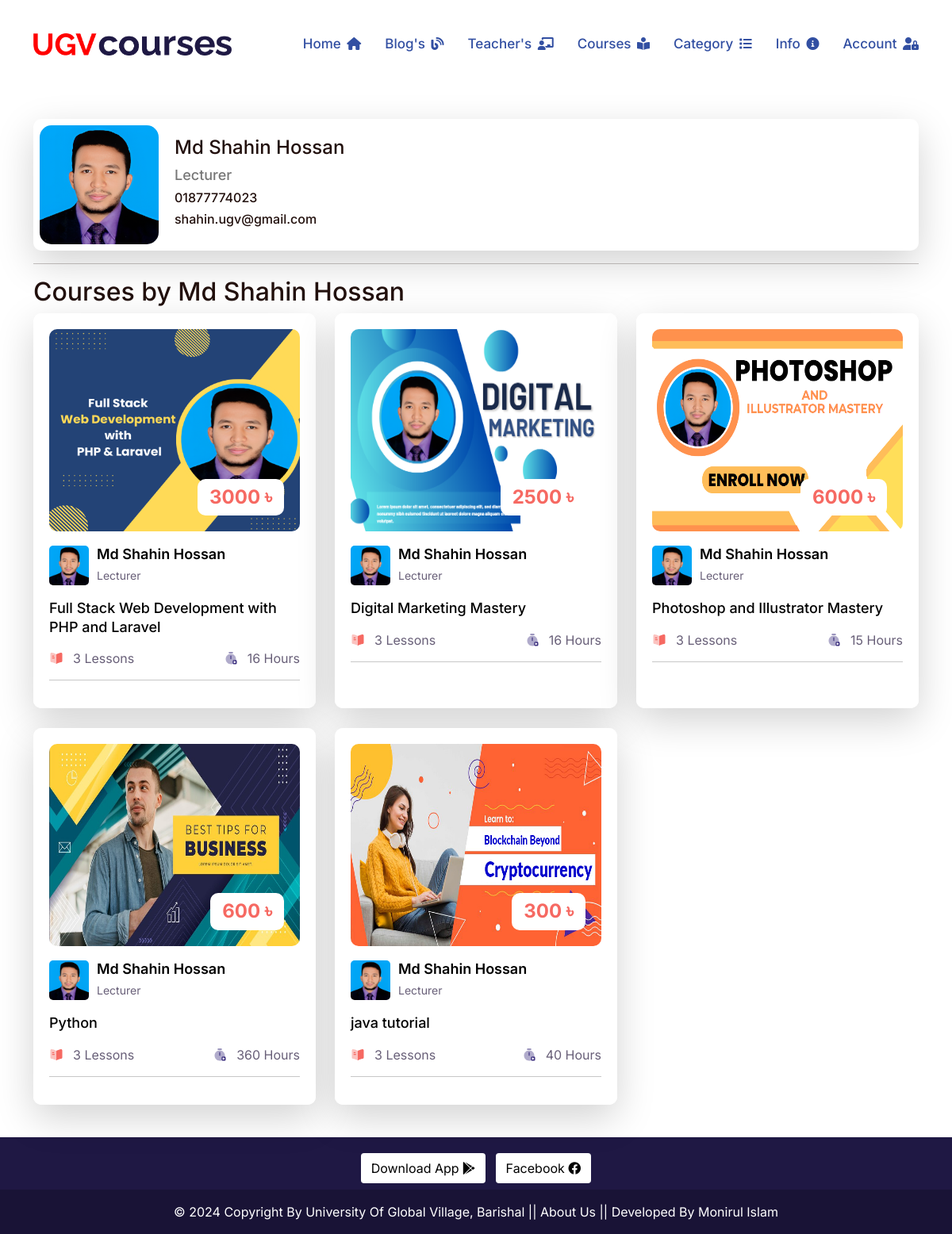
The page /author_details/md-shahin-hossan/ on the database its author committed.
### lms/models.py (models this page shows, shortened)
class SiteInfo(models.Model):
    site_name = models.CharField(max_length=50)
    site_logo = models.ImageField(
        upload_to="site_logo/",
        validators=[FileExtensionValidator(allowed_extensions=['png','jpeg','jpg'])]
        )
    phone_regex = RegexValidator(
        regex=r'^\+?1?\d{9,15}$',
        message="Phone number must be entered in the format: '+088'. Up to 15 digits allowed."
    )
    phone = models.CharField(validators=[phone_regex], max_length=15)

class Author(models.Model):
    name = models.CharField(max_length=100, unique=True)
    image = models.ImageField(
        upload_to='author_images/',
        validators=[FileExtensionValidator(allowed_extensions=['jpg', 'jpeg', 'png'])]
        )
    designation = models.CharField(max_length=150)
    phone_regex = RegexValidator(
        regex=r'^\+?1?\d{9,15}$',  # Example regex for international phone numbers
        message="Phone number must be entered in the format: '+880 1XXX NNNNNN'. Up to 15 digits allowed."
    )
    phone_number = models.CharField(validators=[phone_regex], max_length=16, blank=True, null=True)
    email =models.EmailField(max_length=50)
    slug = models.SlugField(null=True, blank=True)

class Course(models.Model):
    ADVANCED = 'Advanced'
    INTERMEDIATE = 'Intermediate'
    BASIC = 'Basic'
    SKILL_CHOICES = [
        (ADVANCED,'Advanced'),
        (INTERMEDIATE,'Intermediate'),
        ( BASIC ,'Basic'),
    ]
    BANGLA = 'Bangla'
    ENGLISH = 'English'
    LANGUAGE_CHOOSE = [
        (BANGLA ,'Bangla'),
        (ENGLISH ,'English'),
    ]
    author = models.ForeignKey(Author, related_name='course_author', on_delete=models.CASCADE)
    category = models.ForeignKey(Category, related_name='course_category', on_delete=models.CASCADE)
    title = models.CharField(max_length=300, unique=True)
    slug = models.SlugField( max_length=350, null=True, blank=True)
    duration = models.PositiveIntegerField(default=0)
    skill_level = models.CharField(max_length=50, choices=SKILL_CHOICES, default=BASIC)
    language = models.CharField(max_length=20, choices=LANGUAGE_CHOOSE, default=BANGLA)
    course_details = RichTextField()
    banner = models.ImageField(
        upload_to='courses_banner/',
        validators=[FileExtensionValidator(allowed_extensions=['jpg', 'jpeg', 'png'])]
        )
    price = models.PositiveIntegerField(default=0)
    created_date = models.DateTimeField(auto_now_add=True)

### lms/views.py (the view)
# urls.py: path('author_details/<slug:author_slug>/', author_details, name='author_details'),
def author_details(request, author_slug):
    author = get_object_or_404(Author, slug=author_slug)
    courses = author.course_author.all()
    context = {
        'author': author,
        'courses': courses,
    }
    return render(request, 'author_details.html', context)

### lms/context_processors.py (called while the page is built)
def get_all_categories(request):
    categories = Category.objects.all()
    category_counts = []
    for category in categories:
        course_count = Course.objects.filter(category=category).count()
        if course_count > 0:  # Only include non-empty categories
            category_counts.append({'category': category, 'course_count': course_count})
    context = {
        "categories":categories,
        "category_counts": category_counts,
    }
    return context

def siteinfo(request):
    siteinfo = SiteInfo.objects.all()
    context ={
        'siteinfo': siteinfo,
    }
    return context

### templates/author_details.html (shortened to what this page needs)
{% extends 'base.html' %}
{% load static %}
{% block content %}
<div class="container">
    <div class="author-profile shadow-lg p-2 " style="border-radius: 10px;">
        <div>
            <img src="{{ author.image.url }}" alt="{{ author.name }} Image">
        </div>
        <div class="author-details">
            <h1 style="font-size: 24px; margin-bottom: 10px;">{{ author.name }}</h1>
            <h6 style="font-size: 18px; color: #777;">{{ author.designation }}</h6>
            <h6>{{ author.phone_number }}</h6>
            <h6>{{ author.email }} </h6>
        </div>
    </div>
    <hr>
    {% if courses %}
        <h2>Courses by {{ author.name }}</h2>
        <div class="row">
            {% for course in courses %}
            {% include 'course_card.html' %}
            {% endfor %}
        </div>
    {% else %}
        <p>No courses available by {{ author.name }}</p>
    {% endif %}
</div>
{% endblock content %}

### templates/header.html (shortened to what this page needs)
{% load static %}
  <header class="header header-two">
    <div class="header-fixed">
      <nav class="navbar navbar-expand-lg header-nav scroll-sticky">
        <div class="container">
          <div class="navbar-header">
            {% for site in siteinfo %}
            <a href="{% url 'home' %}" class="navbar-brand logo ">
              <img  src="{{site.site_logo.url}}" class="myimg" alt="Logo" />
            </a>
            {% endfor %}
          </div>
          <div class="main-menu-wrapper">
            <ul class="main-nav">
              <li>
                <a href="{% url 'home' %}">Home <i class="fa-solid fa-house" style="font-size: 16px;"></i></a>
              </li>
              <li><a href="http://192.168.225.31:8000/">Blog's <i class="fa-solid fa-blog" style="font-size: 16px;"></i></a></li>
              <li>
                <a href="{% url 'author_list' %}">Teacher's <i class="fas fa-chalkboard-teacher" style="font-size: 16px;"></i></a>
              </li>
              <li >
                <a href="{% url 'courses' %}">Courses <i class="fa-solid fa-book-open-reader" style="font-size: 16px;"></i></a>
              </li>
              <li class="has-submenu menu-effect" >
                <a href="javascript:void(0)">Category <i class="fa-solid fa-list" style="font-size: 16px;"></i></a>
              </li>
              <li class="has-submenu menu-effect">
                <a href="javascript:void(0)">Info <i class="fa-solid fa-circle-info" style="font-size: 16px;"></i></a>
              </li>
              {% if request.user.is_authenticated %}
              <li class="has-submenu menu-effect">
                <a href="javascript:void(0)"> {{request.user.username}}<i class="fa-solid fa-circle-chevron-down" style="font-size: 16px;"></i></a>
                <ul class="submenu">
                  <li><a href="{% url 'dashboard' %}"><i class="fa fa-shopping-cart" aria-hidden="true"></i> Enrolled Courses</a></li>
                  <li><a href="{% url 'wishlist' %}"><i class="fa fa-bookmark"></i> Wishlist Courses</a></li>
                  <li><a href="{% url 'custom_logout' %}"><i class="fa fa-sign-out" aria-hidden="true"></i> Logout</a></li>
                </ul>
              </li>
              {% else %}
              <li class="has-submenu menu-effect">
                <a href="javascript:void(0)">Account <i class="fa-solid fa-user-lock" style="font-size: 16px;"></i></a>
              </li>
              {% endif %}
            </ul>
          </div>
        </div>
      </nav>
    </div>
  </header>

### templates/course_card.html (shortened to what this page needs)
{% load static %}
<div class="col-lg-4 col-md-6 d-flex ">
    <div class="course-box d-flex aos shadow-lg" data-aos="fade-up">
      <div class="product">
        <div class="product-img">
          <a href="{% url 'course_details' course.slug %}">
            <img
              class="img-fluid"
              style="width: 380px; height: 255px;"
              alt="{{course.title}}"
              src="{{course.banner.url}}"
            />
          </a>
          <div class="price">
            <h3>{{ course.price|default:"Free" }} &#2547;</h3>
          </div>
        </div>
        <div class="product-content">
          <div class="course-group d-flex">
            <div class="course-group-img d-flex">
                {% if course.author.slug %}
                    <a href="{% url 'author_details' course.author.slug %}">
                        <img src="{{ course.author.image.url }}" alt="{{ course.author.name }}" class="img-fluid" />
                    </a>
                    <div class="course-name">
                        <h4>
                            <a href="{% url 'author_details' course.author.slug %}">{{ course.author.name }}</a>
                        </h4>
                        <p>{{ course.author.designation }}</p>
                    </div>
                {% endif %}
            </div>
        </div>
          <h3 class="title instructor-text">
            <a href="{% url 'course_details' course.slug %}"
              >{{course.title}}</a
            >
          </h3>
          <div class="course-info d-flex align-items-center">
            <div class="rating-img d-flex align-items-center">
              <img
                src="{% static 'assets/img/icon/icon-01.svg' %}"
                alt
              />
              <p>{{course.videos.all.count }} Lessons</p>
            </div>
            <div class="course-view d-flex align-items-center">
              <img
                src="{% static 'assets/img/icon/icon-02.svg' %}"
                alt
              />
              <p>{{course.duration}} Hours</p>
            </div>
          </div>
        </div>
      </div>
    </div>
</div>

### lms/static/assets/css/custom.css (style rules this page uses)
.price { min-width: 64px !important; padding: 9px 15px; }
.myimg { max-width: 250px !important; }
.author-details { flex-grow: 1; }

### templates/author_details.html (style rules this page uses)
.author-profile { display: flex; align-items: center; justify-content: center; margin-top: 150px; }
.author-profile img { width: 150px; height: 150px; border-radius: 10%; margin-right: 20px; }
.author-details { flex-grow: 1; }

### rows shown on the page
SiteInfo: site_logo (picture)
Author: image (picture), name "Md Shahin Hossan", designation "Lecturer", phone_number "01877774023", email "shahin.ugv@gmail.com"
Course: banner (picture), price "3000", author.image (picture), author.name "Md Shahin Hossan", author.designation "Lecturer", title "Full Stack Web Development with PHP and Laravel", videos.all.count "3", duration "16"
Course: banner (picture), price "2500", author.image (picture), author.name "Md Shahin Hossan", author.designation "Lecturer", title "Digital Marketing Mastery", videos.all.count "3", duration "16"
Course: banner (picture), price "6000", author.image (picture), author.name "Md Shahin Hossan", author.designation "Lecturer", title "Photoshop and Illustrator Mastery", videos.all.count "3", duration "15"
Course: banner (picture), price "600", author.image (picture), author.name "Md Shahin Hossan", author.designation "Lecturer", title "Python", videos.all.count "3", duration "360"
Course: banner (picture), price "300", author.image (picture), author.name "Md Shahin Hossan", author.designation "Lecturer", title "java tutorial", videos.all.count "3", duration "40"
